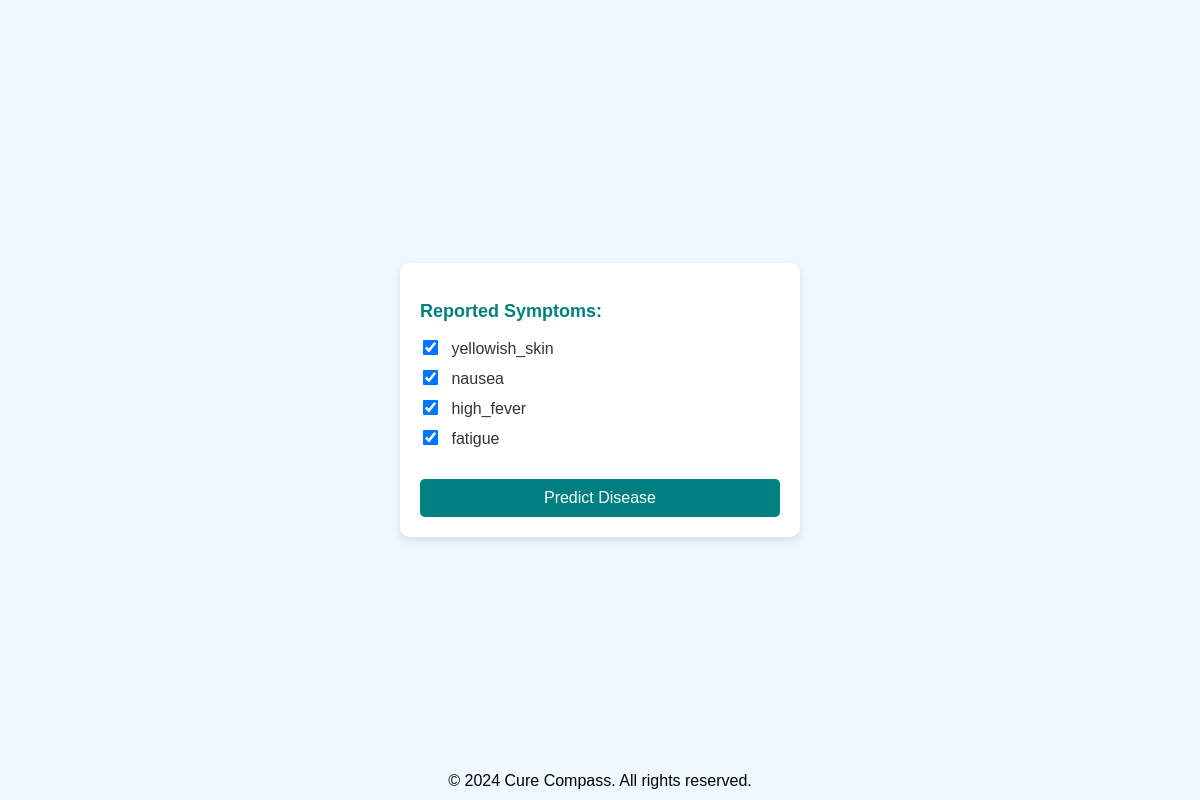
Page /predict/128/ (signed in) on the committed database.
### health_app/models.py (models this page shows, shortened)
class Symptom(models.Model):
    name = models.CharField(max_length=100, unique=True)

### health_app/views.py (the view)
# urls.py: path('predict/<int:report_id>/', views.predict_disease, name='predict_disease'),
@login_required
def predict_disease(request, report_id):
    report = get_object_or_404(UserSymptomReport, id=report_id)
    if request.method == 'POST':
        selected_symptom_ids = request.POST.getlist('symptoms')
        if len(selected_symptom_ids) < 3:
            return render(request, 'insufficient_symptoms.html')
        try:
            symptom_vector = create_symptom_vector(selected_symptom_ids)
            if symptom_vector is None:
                return render(request, 'error.html', {'message': "Invalid symptom vector."})
            predicted_disease = make_prediction(symptom_vector)
            new_conversation = Conversation.objects.create(
                disease=predicted_disease,
                context=json.dumps({
                    'responses': [symptom.name for symptom in Symptom.objects.filter(id__in=selected_symptom_ids)],
                    'probability': 0.5  # You might want to get this from your prediction model
                })
            )
            return render(request, 'prediction_result.html', {
                'predicted_disease': predicted_disease,
                'selected_symptoms': Symptom.objects.filter(id__in=selected_symptom_ids),
                'conversation_id': new_conversation.global_id  # Use global_id here
            })
        except Exception as e:
            print(f"Error in disease prediction: {e}")
            print(traceback.format_exc())
            return render(request, 'prediction_error.html', {'error': str(e)})
    else:
        symptoms = report.symptoms.all()
        return render(request, 'predict_disease.html', {'report': report, 'symptoms': symptoms})

### health_app/templates/predict_disease.html (shortened to what this page needs)
{% load static %}
<!DOCTYPE html>
<html lang="en">
<head>
  <link rel="stylesheet" type="text/css" href="{% static 'css/predict_disease.css' %}">
</head>
<body>
  {% block content %}
    <form method="post">
      <h3>Reported Symptoms:</h3>
      <ul>
        {% for symptom in symptoms %}
          <li>
            <input type="checkbox" name="symptoms" value="{{ symptom.id }}" id="symptom_{{ symptom.id }}" checked>
            <label for="symptom_{{ symptom.id }}">{{ symptom.name }}</label>
          </li>
        {% endfor %}
      </ul>
      <button type="submit">Predict Disease</button>
    </form>
  {% endblock %}
  <footer>
    &copy; 2024 Cure Compass. All rights reserved.
  </footer>
</body>
</html>

### health_app/static/css/predict_disease.css (style rules this page uses)
body { font-family: Arial, sans-serif; background-color: #f0f8ff; margin: 0; padding: 0; display: flex; justify-content: center; align-items: center; min-height: 100vh; }
form { background-color: white; padding: 20px; border-radius: 10px; box-shadow: 0 4px 8px rgba(0, 0, 0, 0.1); width: 400px; box-sizing: border-box; }
h3 { color: #008080; margin-bottom: 10px; font-size: 18px; }
ul { list-style: none; padding-left: 0; }
li { margin-bottom: 10px; }
input[type="checkbox"] { margin-right: 10px; transform: scale(1.2); }
label { font-size: 16px; color: #333; }
button { background-color: #008080; color: white; padding: 10px 15px; border: none; border-radius: 5px; font-size: 16px; cursor: pointer; width: 100%; margin-top: 15px; }
footer { position: fixed; bottom: 0; width: 100%; text-align: center; padding: 10px; }

### rows in the picture
Symptom: name "yellowish_skin"
Symptom: name "nausea"
Symptom: name "high_fever"
Symptom: name "fatigue"
